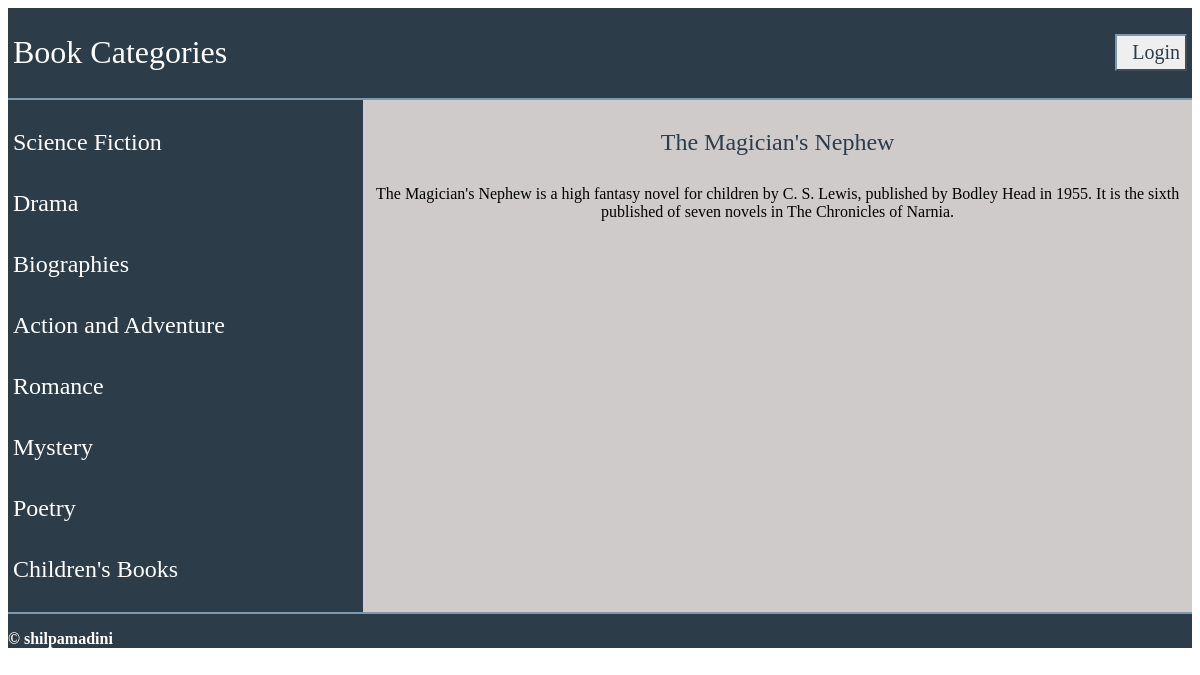
Screenshot of /8/35/ with the database file from the repository.
### database_setup.py (models this page shows, shortened)
class Catalog(Base):
    __tablename__ = 'catalog'
    id = Column(Integer, primary_key=True)
    catalog_name = Column(String(250), nullable=False)
    user_id = Column(Integer, ForeignKey('user.id'))
    user = relationship(User)

class CatalogItem(Base):
    __tablename__ = 'catalog_item'
    id = Column(Integer, primary_key=True)
    item_name = Column(String(80), nullable=False)
    description = Column(String(1000))
    catalog_id = Column(Integer, ForeignKey('catalog.id'))
    catalog = relationship(Catalog)
    user_id = Column(Integer, ForeignKey('user.id'))
    user = relationship(User)

### application.py (the view)
@app.route('/<int:catalog_id>/<int:item_id>/')
def showDescription(catalog_id, item_id):
    catalogs = session.query(Catalog).all()
    catalog = session.query(Catalog).filter_by(id=catalog_id).one()
    item = session.query(CatalogItem).filter_by(id=item_id).all()
    creator = session.query(CatalogItem).filter_by(id=item_id).one()
    if 'username' not in login_session or creator.user_id != login_session['user_id']:
        return render_template('publicdescription.html', catalog=catalog,
            item=item, catalogs=catalogs)
    else:
        return render_template('description.html', catalog=catalog,
            item=item, catalogs=catalogs)

### templates/publicdescription.html (shortened to what this page needs)
{% extends "main.html" %}
{% block content %}
<div class = 'display-catalog'>
	<div class= 'scrolling-sidebar'>
			{% for c in catalogs %}
				<a href = "{{url_for('showItems', catalog_id = c.id)}}">
					<div >
						<h3>{{c.catalog_name}}</h3>
					</div>
				</a>
			{% endfor %}
	</div>
	<div class= 'content'>
		<div >
    		{% for i in item %}
        	<h3>{{i.item_name}}</h3>
        	<p>{{i.description}}</p>
     		{% endfor %}
		</div>
	</div>
</div>
{% endblock %}

### static/styles.css (style rules this page uses)
body { font-family: Palatino, "Palatino Linotype", "Palatino LT STD", "Book Antiqua", Georgia, serif ; display:block ; overflow-x:hidden ; }
.display-catalog { display: table ; width: 100%; height: 100%; }
.scrolling-sidebar { display: table-cell; width: 30%; vertical-align: top; background-color:#2d3c49; overflow:scroll; }
.scrolling-sidebar h3 { color:#fff; font-family: Palatino, "Palatino Linotype", "Palatino LT STD", "Book Antiqua", Georgia, serif ; font-size: 3.0vmin ; font-weight:lighter ; text-align:left ; padding: 5px; }
.content { display: table-cell; width: 80%; vertical-align: top; text-align: center; background-color:#d0cbcb; overflow:scroll; }
.content h3 { color:#2d3c49; font-family: Palatino, "Palatino Linotype", "Palatino LT STD", "Book Antiqua", Georgia, serif ; font-size: 3.0vmin ; font-weight:lighter ; text-align:center ; padding: 5px; }
a { text-decoration: none; }

### rows the page displays
Catalog: catalog_name "Science Fiction"
Catalog: catalog_name "Drama"
Catalog: catalog_name "Biographies"
Catalog: catalog_name "Action and Adventure"
Catalog: catalog_name "Romance"
Catalog: catalog_name "Mystery"
Catalog: catalog_name "Poetry"
Catalog: catalog_name "Children's Books"
CatalogItem: item_name "The Magician's Nephew", description "The Magician's Nephew is a high fantasy novel for children by C. S. Lewis, published by Bodley Head in 1955. It is the sixth published of seven novels in The Chronicles of Narnia."
